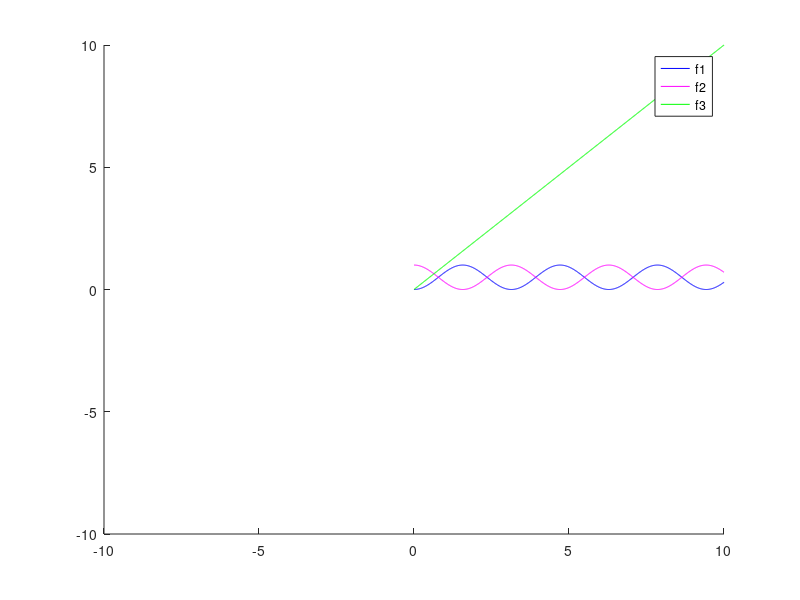
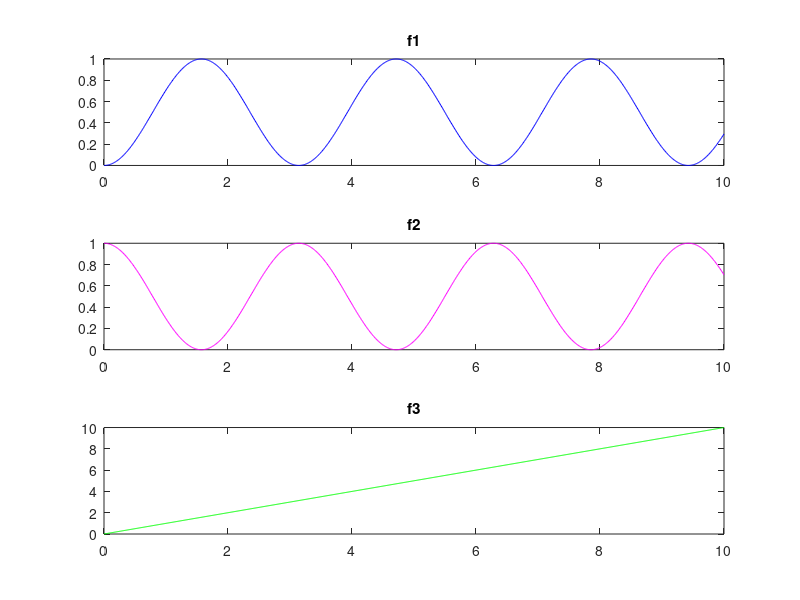
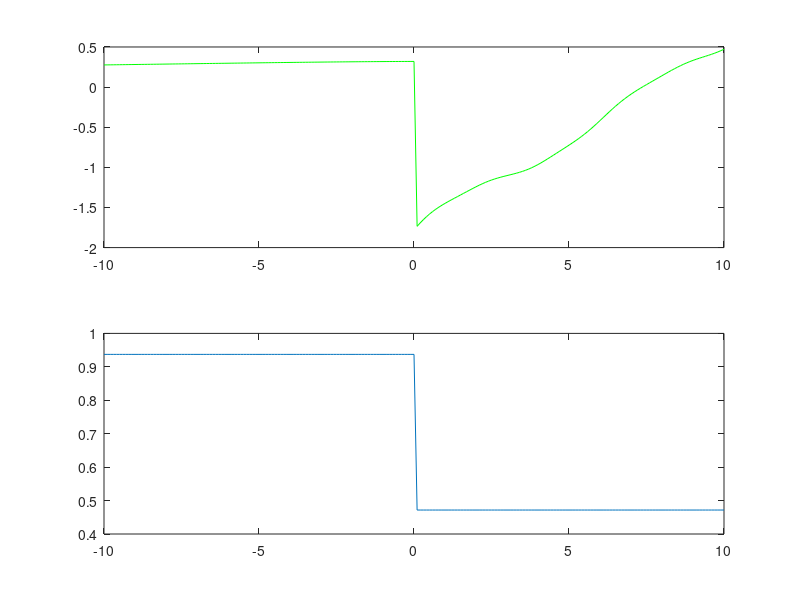

These charts were generated, in order, by the following MATLAB code:
x=[0:0.01:10];
f1=sin(x).^2;
f2=cos(x).^2;
f3=x;
figure
hold on
plot(x,f1,'b')
plot(x,f2,'m')
plot(x,f3,'g')
legend('f1','f2','f3')
axis([-10,10 ,-10,10])

figure
subplot(3,1,1)
plot(x,f1,'b')
title('f1')
subplot(3,1,2)
plot(x,f2,'m')
title('f2')
subplot(3,1,3)
plot(x,f3,'g')
title('f3')

x=[];
y=[];
for i =-10:0.1:10;
x=[x,i];
if (x<=0)
y=[y,sqrt(1+abs(x))/(2+abs(x))];
else
y=[y,(1+x)/(2+cos(x).^3)];
end
end
figure
subplot(2,1,1)
plot(x,y,'g')
y1=(sqrt((1+abs(x))/(2+abs(x)))).*(x<=0);
y2=((1+x)/(2+cos(x).^3)).*(x>0);
subplot(2,1,2)
plot(x,y1 + y2)

